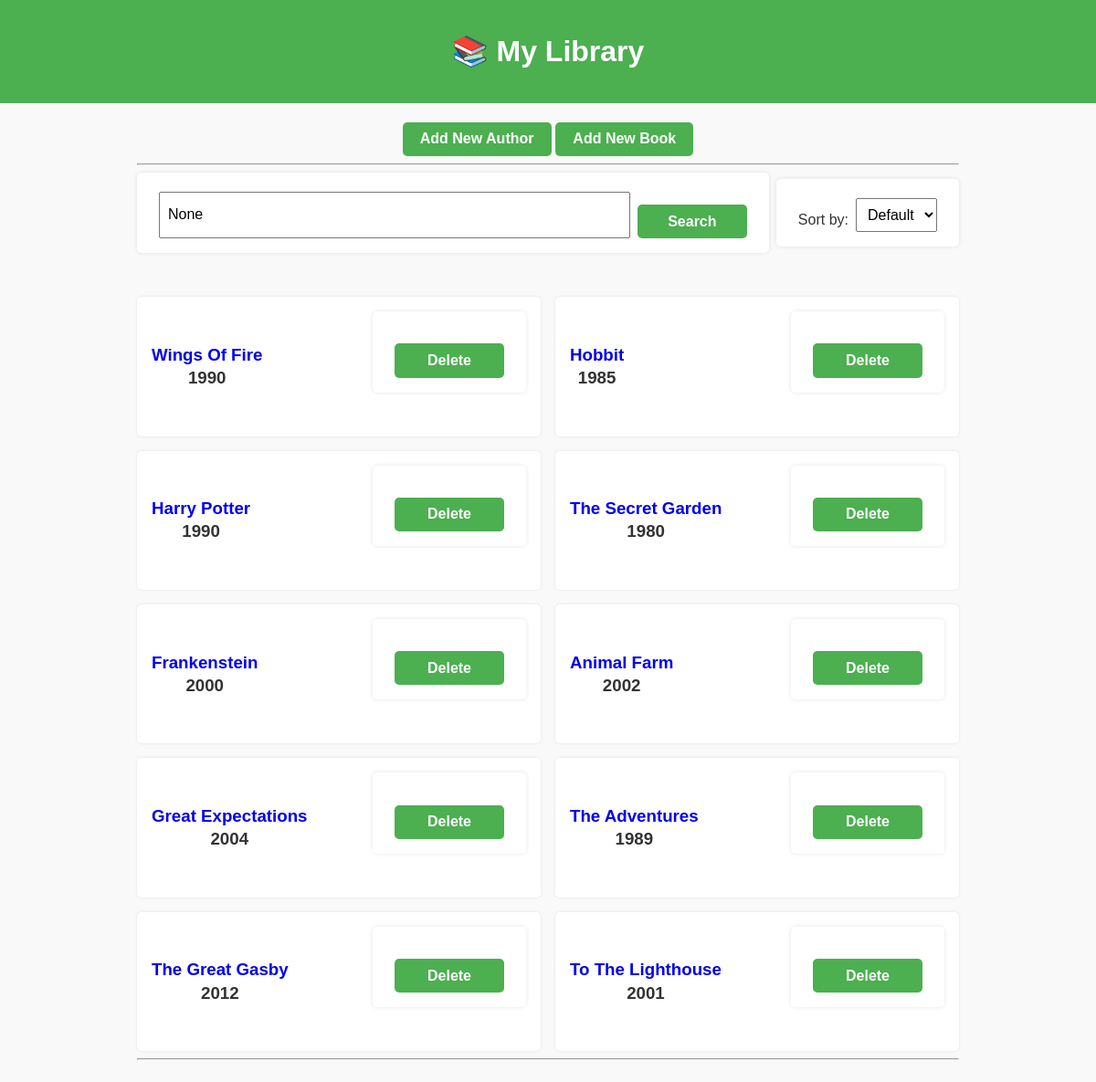
The page /home on the database its author committed.
### data_models.py (models this page shows, shortened)
class Book(db.Model):
    __tablename__ = 'books'
    id = db.Column(db.Integer, primary_key=True, autoincrement=True)
    isbn = db.Column(db.String(100))
    title = db.Column(db.String(100))
    publication_year = db.Column(db.Integer)
    author_id = db.Column(db.Integer, db.ForeignKey('authors.id'))
    rating = db.Column(db.Float)
    author = db.relationship('Author', backref='books')

### app.py (the view)
@app.route("/home", methods = ['GET'])
def home():
    search_term = request.args.get("q")
    sort_by = request.args.get("sort")
    books_query = Book.query.join(Author)
    if search_term:
        books_query = books_query.filter(Book.title.ilike(f"%{search_term}%"))
    if sort_by == "title":
        books_query = books_query.order_by(Book.title)
    elif sort_by == "author":
        books_query = books_query.order_by(Author.name)
    elif sort_by == "publication_year":
        books_query = books_query.order_by(Book.publication_year)
    else:
        books_query = books_query.order_by(Book.id)
    books = books_query.all()
    return render_template('home.html', books = books, sort_by=sort_by, search_term=search_term)

### templates/home.html (shortened to what this page needs)
{% extends "base.html" %}
{% block content %}
<div class="top-buttons">
  <a href="{{ url_for('add_author') }}"><button type="button">Add New Author</button></a>
  <a href="{{ url_for('add_book') }}"><button type="button">Add New Book</button></a>
</div>
<hr/>
<div class="top-bar">
    <form method="GET" action="{{ url_for('home') }}" class="search-form">
        <input type="text" name="q" placeholder="Search by title..." value="{{ search_term|default('') }}">
        <button type="submit">Search</button>
    </form>
    <form method="GET" action="{{ url_for('home') }}" class="sort-form">
        <label for="sort">Sort by:</label>
        <select name="sort" id="sort" onchange="this.form.submit()">
            <option value="">Default</option>
        </select>
    </form>
</div>
<div class="books-grid">
{% for book in books %}
<div class="book-card">
    <div class="book-info">
        <h3 class="home"><a href="{{ url_for('book_detail', book_id=book.id) }}">{{ book.title }}</a></h3>
        <h3>{{ book.publication_year}}</h3>
    </div>
    <div class="actions">
        <form action="{{ url_for('delete_book', book_id=book.id) }}" method="POST">
            <button onclick="return confirm('Are you sure you want to delete this book?');">Delete</button>
        </form>
    </div>
</div>
{% else %}
<p>No books found.</p>
{% endfor %}
</div>
<hr/>
{% endblock %}

### static/css/style.css (style rules this page uses)
body { font-family: Arial, sans-serif; margin: 0; padding: 0; background: #f9f9f9; color: #333; text-align: center; }
form { background: white; padding: 1rem 1.5rem; margin-bottom: 2rem; border-radius: 5px; box-shadow: 0 0 5px rgba(0,0,0,0.1); }
label { display: block; margin-top: 1rem; }
input, select, button { padding: 0.5rem; margin-top: 0.3rem; box-sizing: border-box; font-size: 1rem; }
button { background: #4CAF50; color: white; border: none; cursor: pointer; font-weight: bold; transition: background 0.2s; }
.top-bar { display: flex; flex-wrap: wrap; gap: 0.5rem; align-items: center; margin-bottom: 1rem; }
.search-form { display: flex; flex: 1; min-width: 200px; gap: 0.5rem; }
.search-form input { flex: 1; }
.search-form button { flex-shrink: 0; }
.sort-form { display: flex; align-items: center; gap: 0.5rem; }
.sort-form select { flex: 1; padding: 0.5rem; }
.books-grid { display: grid; grid-template-columns: repeat(2, 1fr); gap: 1rem; margin-top: 1rem; }
.book-card { background: white; padding: 1rem; border-radius: 5px; box-shadow: 0 0 3px rgba(0,0,0,0.1); display: flex; justify-content: space-between; align-items: center; transition: transform 0.2s, box-shadow 0.2s; }
.book-info h3 { margin: 0.2rem 0; }
.actions form { display: inline-block; }
.top-buttons a { display: inline-block; }
.top-buttons a button { padding: 0.6rem 1.2rem; font-weight: bold; cursor: pointer; background-color: #4CAF50; color: white; border: none; border-radius: 5px; transition: background 0.2s, transform 0.1s; }
form button { display:block; width:100%; text-align:center; margin:0 auto; padding: 0.6rem 1rem; font-weight: bold; background-color: #4CAF50; color: white; border: none; border-radius: 5px; cursor: pointer; width: auto; min-width: 120px; margin-top: 1.2rem; transition: background 0.2s, transform 0.1s; }
a { text_decoration:none !important; }
.detail-page a ,.home a { text-decoration: none; }

### rows shown on the page
Book: title "Wings Of Fire", publication_year "1990"
Book: title "Hobbit", publication_year "1985"
Book: title "Harry Potter", publication_year "1990"
Book: title "The Secret Garden", publication_year "1980"
Book: title "Frankenstein", publication_year "2000"
Book: title "Animal Farm", publication_year "2002"
Book: title "Great Expectations", publication_year "2004"
Book: title "The Adventures", publication_year "1989"
Book: title "The Great Gasby", publication_year "2012"
Book: title "To The Lighthouse", publication_year "2001"
